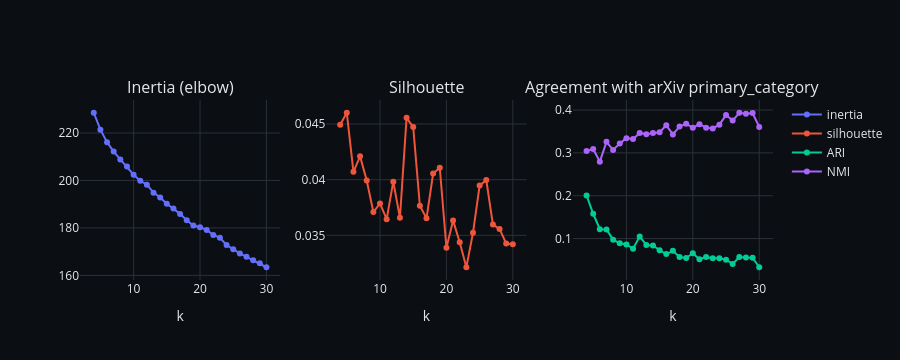

Notebook code cell kept with this figure:
### Markdown cell above
## k sweep (elbow, silhouette, arXiv-category agreement)

Validates the `N_CLUSTERS` choice. Silhouette is weak on 768-d sentence-transformer embeddings so we also compare clusters against each paper's arXiv `primary_category` via ARI and NMI. NMI rises with k; the chosen k is the largest non-degenerate value before singleton clusters appear.

### Code cell
from math import log

# Load primary_category per paper from the raw enriched JSON files
primary = {}
raw_dir = os.path.join("..", "data", "raw", "enriched")
for fn in os.listdir(raw_dir):
    if not fn.endswith(".json"):
        continue
    with open(os.path.join(raw_dir, fn)) as f:
        p = json.load(f)
    primary[p["paper_id"]] = p.get("primary_category", "")
pri_labels = [primary.get(pid, "") for pid in abstract_ids]
pri_to_int = {c: i for i, c in enumerate(sorted(set(pri_labels)))}
pri_int = np.array([pri_to_int[c] for c in pri_labels])

def _contingency(a, b):
    ca, cb = np.unique(a), np.unique(b)
    M = np.zeros((len(ca), len(cb)), dtype=np.int64)
    ai = {v: i for i, v in enumerate(ca)}
    bi = {v: i for i, v in enumerate(cb)}
    for x, y in zip(a, b):
        M[ai[x], bi[y]] += 1
    return M

def _c2(x): return x * (x - 1) // 2

def ari(a, b):
    M = _contingency(a, b)
    n = M.sum()
    s_ij = sum(_c2(int(v)) for v in M.flatten())
    s_a  = sum(_c2(int(v)) for v in M.sum(axis=1))
    s_b  = sum(_c2(int(v)) for v in M.sum(axis=0))
    exp  = s_a * s_b / _c2(n)
    mx   = 0.5 * (s_a + s_b)
    return 0.0 if mx == exp else (s_ij - exp) / (mx - exp)

def nmi(a, b):
    M = _contingency(a, b).astype(np.float64)
    n = M.sum()
    P = M / n
    pa = P.sum(axis=1); pb = P.sum(axis=0)
    mi = 0.0
    for i in range(P.shape[0]):
        for j in range(P.shape[1]):
            if P[i, j] > 0 and pa[i] > 0 and pb[j] > 0:
                mi += P[i, j] * log(P[i, j] / (pa[i] * pb[j]))
    h_a = -sum(p * log(p) for p in pa if p > 0)
    h_b = -sum(p * log(p) for p in pb if p > 0)
    denom = 0.5 * (h_a + h_b)
    return 0.0 if denom == 0 else mi / denom

k_values  = list(range(4, 31))
inertias  = []
sils      = []
aris      = []
nmis      = []
min_sizes = []
for k in k_values:
    _, asg, ine = kmeans(abstracts, k=k, seed=config.KMEANS_SEED, n_init=10)
    inertias.append(ine)
    sils.append(silhouette_score(abstracts, asg))
    aris.append(ari(asg, pri_int))
    nmis.append(nmi(asg, pri_int))
    min_sizes.append(min(int((asg == j).sum()) for j in range(k)))

from plotly.subplots import make_subplots
fig_sweep = make_subplots(
    rows=1, cols=3,
    subplot_titles=("Inertia (elbow)", "Silhouette", "Agreement with arXiv primary_category"),
)
fig_sweep.add_trace(go.Scatter(x=k_values, y=inertias, mode="lines+markers", name="inertia"),     row=1, col=1)
fig_sweep.add_trace(go.Scatter(x=k_values, y=sils,     mode="lines+markers", name="silhouette"),  row=1, col=2)
fig_sweep.add_trace(go.Scatter(x=k_values, y=aris,     mode="lines+markers", name="ARI"),         row=1, col=3)
fig_sweep.add_trace(go.Scatter(x=k_values, y=nmis,     mode="lines+markers", name="NMI"),         row=1, col=3)
fig_sweep.update_layout(
    height=360,
    paper_bgcolor="#0b0f14",
    plot_bgcolor="#0b0f14",
    font=dict(color="#e5e7eb"),
    showlegend=True,
)
fig_sweep.update_xaxes(title="k", gridcolor="#2a3038")
fig_sweep.update_yaxes(gridcolor="#2a3038")
fig_sweep.show()

print(f"{'k':>3}  {'inertia':>8}  {'sil':>7}  {'ARI':>7}  {'NMI':>6}  {'min':>4}  note")
for k, i, s, a, n, m in zip(k_values, inertias, sils, aris, nmis, min_sizes):
    marker = " ← current" if k == config.N_CLUSTERS else ""
    note = "singleton!" if m <= 2 else ""
    print(f"{k:>3}  {i:>8.3f}  {s:>7.4f}  {a:>+7.4f}  {n:>6.4f}  {m:>4d}  {note}{marker}")

### Figure 1 — Plotly figure (JSON) as saved in the notebook; plotly's stock layout.template omitted (floating-point values rounded to 4 significant figures)
{"data": [{"mode": "lines+markers", "name": "inertia", "type": "scatter", "x": [4, 5, 6, 7, 8, 9, 10, 11, 12, 13, 14, 15, 16, 17, 18, 19, 20, 21, 22, 23, 24, 25, 26, 27, 28, 29, 30], "xaxis": "x", "y": [228.5, 221.4, 216.1, 212.2, 208.9, 205.8, 202.4, 199.9, 198.2, 194.9, 192.8, 190.2, 188.2, 185.9, 183.2, 181.0, 180.3, 179.2, 177.0, 175.9, 172.8, 171.0, 169.3, 167.8, 166.4, 165.1, 163.4], "yaxis": "y"}, {"mode": "lines+markers", "name": "silhouette", "type": "scatter", "x": [4, 5, 6, 7, 8, 9, 10, 11, 12, 13, 14, 15, 16, 17, 18, 19, 20, 21, 22, 23, 24, 25, 26, 27, 28, 29, 30], "xaxis": "x2", "y": [0.04493, 0.04601, 0.0407, 0.04209, 0.03992, 0.03709, 0.03787, 0.03646, 0.03983, 0.03658, 0.04555, 0.04473, 0.03766, 0.03653, 0.04055, 0.04107, 0.03389, 0.03634, 0.03439, 0.03214, 0.03523, 0.03947, 0.03997, 0.03597, 0.03558, 0.03427, 0.0342], "yaxis": "y2"}, {"mode": "lines+markers", "name": "ARI", "type": "scatter", "x": [4, 5, 6, 7, 8, 9, 10, 11, 12, 13, 14, 15, 16, 17, 18, 19, 20, 21, 22, 23, 24, 25, 26, 27, 28, 29, 30], "xaxis": "x3", "y": [0.2007, 0.1579, 0.1219, 0.1213, 0.09752, 0.08881, 0.08632, 0.07644, 0.1046, 0.08523, 0.08395, 0.07272, 0.06391, 0.07134, 0.05692, 0.05449, 0.06591, 0.05172, 0.05718, 0.05417, 0.05398, 0.05075, 0.04084, 0.05693, 0.05592, 0.05529, 0.03304], "yaxis": "y3"}, {"mode": "lines+markers", "name": "NMI", "type": "scatter", "x": [4, 5, 6, 7, 8, 9, 10, 11, 12, 13, 14, 15, 16, 17, 18, 19, 20, 21, 22, 23, 24, 25, 26, 27, 28, 29, 30], "xaxis": "x3", "y": [0.3045, 0.309, 0.2795, 0.3258, 0.3066, 0.3222, 0.3345, 0.3322, 0.3466, 0.3435, 0.3461, 0.3481, 0.3644, 0.343, 0.3614, 0.3681, 0.3587, 0.3669, 0.3589, 0.3572, 0.3659, 0.3883, 0.3754, 0.3937, 0.3916, 0.393, 0.3605], "yaxis": "y3"}], "layout": {"annotations": [{"font": {"size": 16}, "showarrow": false, "text": "Inertia (elbow)", "x": 0.1444, "xanchor": "center", "xref": "paper", "y": 1.0, "yanchor": "bottom", "yref": "paper"}, {"font": {"size": 16}, "showarrow": false, "text": "Silhouette", "x": 0.5, "xanchor": "center", "xref": "paper", "y": 1.0, "yanchor": "bottom", "yref": "paper"}, {"font": {"size": 16}, "showarrow": false, "text": "Agreement with arXiv primary_category", "x": 0.8556, "xanchor": "center", "xref": "paper", "y": 1.0, "yanchor": "bottom", "yref": "paper"}], "font": {"color": "#e5e7eb"}, "height": 360, "paper_bgcolor": "#0b0f14", "plot_bgcolor": "#0b0f14", "showlegend": true, "xaxis": {"anchor": "y", "domain": [0.0, 0.2889], "gridcolor": "#2a3038", "title": {"text": "k"}}, "xaxis2": {"anchor": "y2", "domain": [0.3556, 0.6444], "gridcolor": "#2a3038", "title": {"text": "k"}}, "xaxis3": {"anchor": "y3", "domain": [0.7111, 1.0], "gridcolor": "#2a3038", "title": {"text": "k"}}, "yaxis": {"anchor": "x", "domain": [0.0, 1.0], "gridcolor": "#2a3038"}, "yaxis2": {"anchor": "x2", "domain": [0.0, 1.0], "gridcolor": "#2a3038"}, "yaxis3": {"anchor": "x3", "domain": [0.0, 1.0], "gridcolor": "#2a3038"}}}
